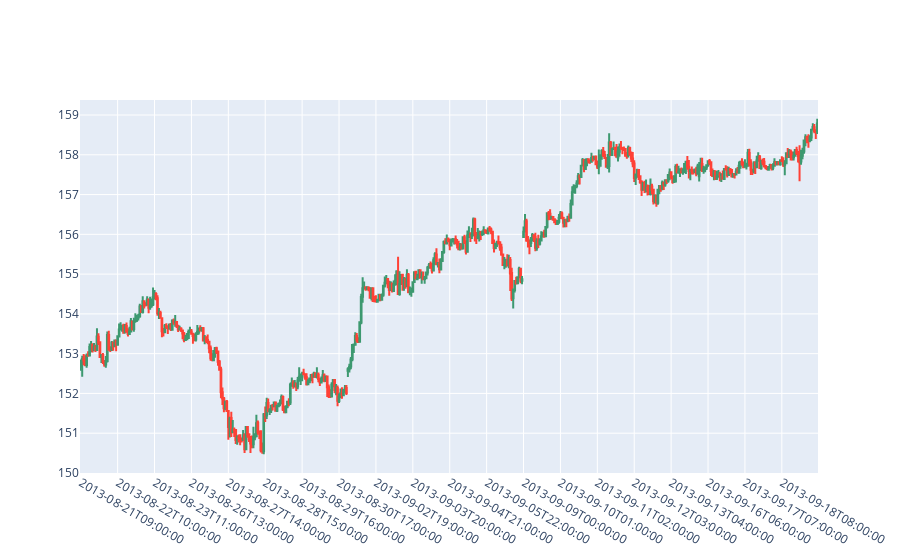

Write notebook code for a chart like this one.
### Code cell
fig = go.Figure(data=[go.Candlestick(x=df.index,
                open=df.Open,
                high=df.High,
                low=df.Low,
                close=df.Close)])

fig.update_layout(
    xaxis=dict(type='category', nticks=20),
    xaxis_rangeslider_visible = False
)

fig.show()

### Figure 1 — Plotly figure (JSON) as saved in the notebook; plotly's stock layout.template omitted (floating-point values rounded to 4 significant figures; data arrays with more than 128 entries replaced by an {"elided": "..."} marker saying what was removed)
{"data": [{"close": {"elided": "500 float values"}, "high": {"elided": "500 float values"}, "low": {"elided": "500 float values"}, "open": {"elided": "500 float values"}, "type": "candlestick", "x": {"elided": "500 str values"}}], "layout": {"xaxis": {"nticks": 20, "rangeslider": {"visible": false}, "type": "category"}}}
